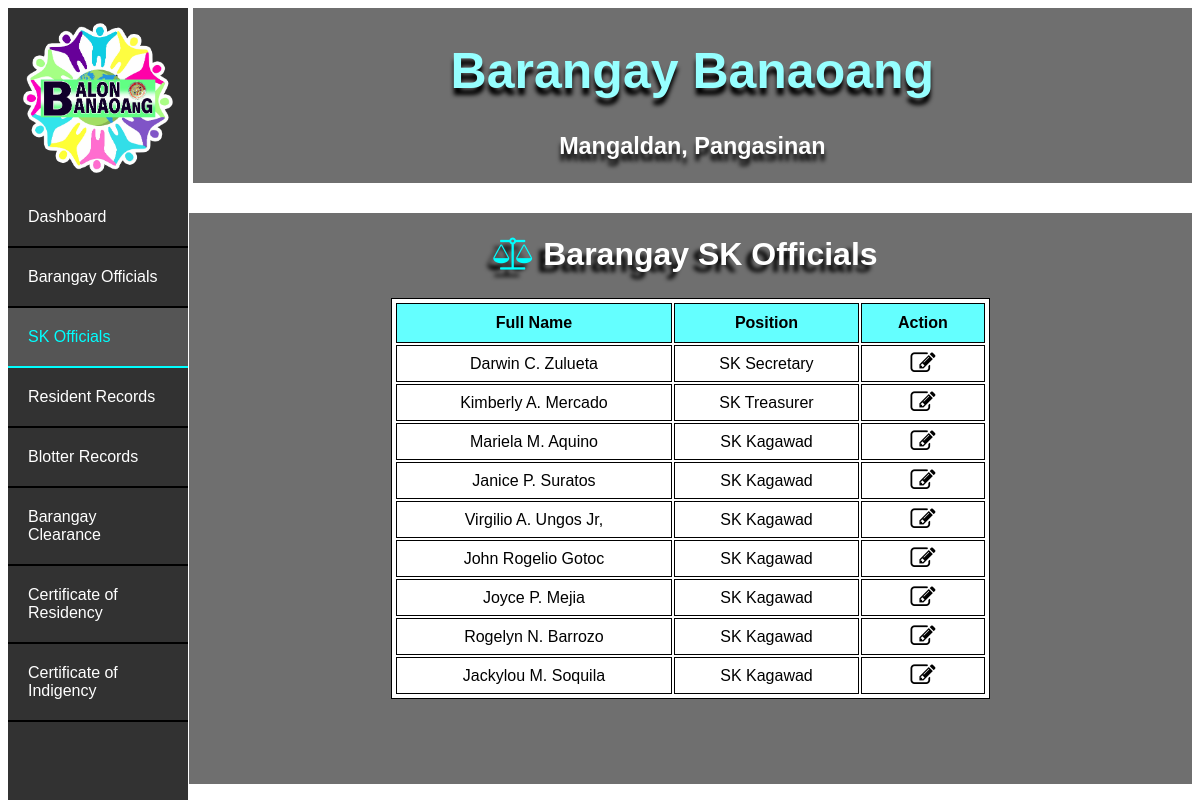
The page /list_sks on the database its author committed.
### bis/models.py (models this page shows)
class Sk(models.Model):
    full_name = models.CharField(max_length=30)
    position = models.CharField(max_length=30)

### bis/views.py (the view)
# urls.py: path('list_sks', views.list_sks, name='list_sks'),
def list_sks(request):
    sks = Sk.objects.all()
    return render(request, 'list_sks.html', { 'sks_list' : sks })

### bis/templates/list_sks.html (shortened to what this page needs)
<!DOCTYPE html>
<html lang="en">
<head>
    {% load static %}
    <link rel="stylesheet" href="{% static 'index.css' %}">
    <link rel="stylesheet" type="text/css" href="https://maxcdn.bootstrapcdn.com/font-awesome/4.7.0/css/font-awesome.min.css">
</head>
<body>
  <div class="banr">
    <div class="bant"><h1>Barangay Banaoang</h1></div>
    <div class="bant2"><h3>Mangaldan, Pangasinan</h3></div>
</div>
<ul>
  <div class="logo1"></div>
  <li><a href="index">Dashboard</a></li>
  <li><a href="list_officials">Barangay Officials</a></li>
  <li><a class="active" href="list_sks">SK Officials</a></li>
  <li><a href="list_residents">Resident Records</a></li>
  <li><a href="list_blotters">Blotter Records</a></li>
  <li><a href="list_residents_bc">Barangay Clearance</a></li>
  <li><a href="list_residents_cr">Certificate of Residency</a></li>
  <li><a href="list_residents_ci">Certificate of Indigency</a></li>
</ul>
<div class="cont">
  <h1 class="h"><i class="fa fa-balance-scale" style="color:cyan"></i> Barangay SK Officials</h1>
    <table style="width: 60%; margin-left: 20%;">
        <tr>
          <th>Full Name</th>
          <th>Position</th>
          <th>Action</th>
        </tr>
        {% for sk in sks_list %}
        <tr>
          <td>{{ sk.full_name }}</td>
          <td>{{ sk.position }}</td>
          <td><a href="/edit_sk/{{ sk.pk }}"><i class="fa fa-edit"></a></td>
        </tr>
        {% endfor %}
      </table>
    </div>
</body>
</html>

### bis/static/index.css (style rules this page uses)
body { font-family: sans-serif; background-image: url("bg.jpg"); background-size: 100%; }
ul { list-style-type: none; margin: 0; padding:0; width: 15%; background-color:rgba(50, 50, 50); position: fixed; height: 100%; overflow: auto; }
li a { display: block; color:white; padding: 20px 20px; text-decoration: none; border-bottom:2px solid black; }
li a.active { background-color: #555; color: cyan; border-color: cyan; }
.logo1 { background-image: url("blogo.png"); background-repeat: no-repeat; background-size: 90%; background-position: center; padding:50%; }
.banr { float: right; background-color:rgba(50, 50, 50, 0.7); width: 84.4%; }
.bant { text-align: center; font-size: 25px; color: rgb(150, 255, 255); text-shadow: 0px 7px 4px #000000; }
.bant2 { font-size: 20px; text-align: center; color: white; text-shadow: 0px 7px 4px #000000; }
.cont { padding:2px ; margin-top: 2.5%; float: right; background-color:rgba(50, 50, 50, 0.7); width: 84.4%; overflow: auto; padding-bottom: 5%; }
table, th, td { background-color: white; border: 1px solid black; }
table { margin-left: 10%; width: 80%; padding: 2px; margin-bottom: 2.5%; margin-top: 2.5%; }
th { background-color: rgb(100, 255, 255); padding: 10px; }
td { padding: 5px; text-align: center; }
.h { text-align: center; color: white; margin-right: 1%; text-shadow: -6px 7px 4px #000000; }

### bis/templates/list_sks.html (style rules this page uses)
.fa-edit { color:black; font-size: 25px; }

### rows shown on the page
Sk: full_name "Darwin C. Zulueta", position "SK Secretary"
Sk: full_name "Kimberly A. Mercado", position "SK Treasurer"
Sk: full_name "Mariela M. Aquino", position "SK Kagawad"
Sk: full_name "Janice P. Suratos", position "SK Kagawad"
Sk: full_name "Virgilio A. Ungos Jr,", position "SK Kagawad"
Sk: full_name "John Rogelio Gotoc", position "SK Kagawad"
Sk: full_name "Joyce P. Mejia", position "SK Kagawad"
Sk: full_name "Rogelyn N. Barrozo", position "SK Kagawad"
Sk: full_name "Jackylou M. Soquila", position "SK Kagawad"
